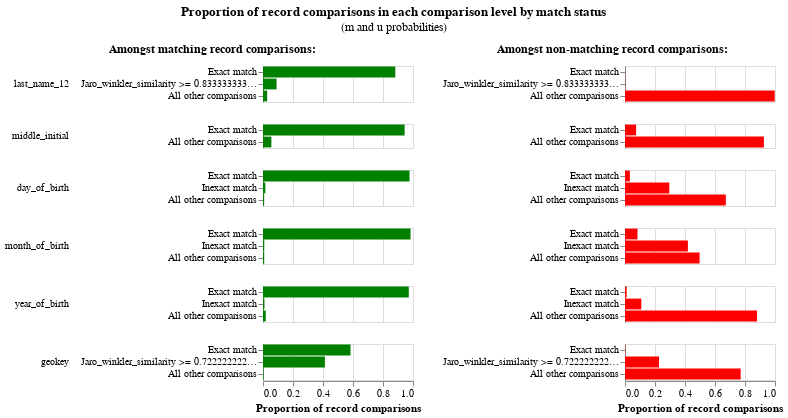

The code cell stored with this chart in its notebook:
### Code cell
em_session_1.m_u_values_interactive_history_chart()
